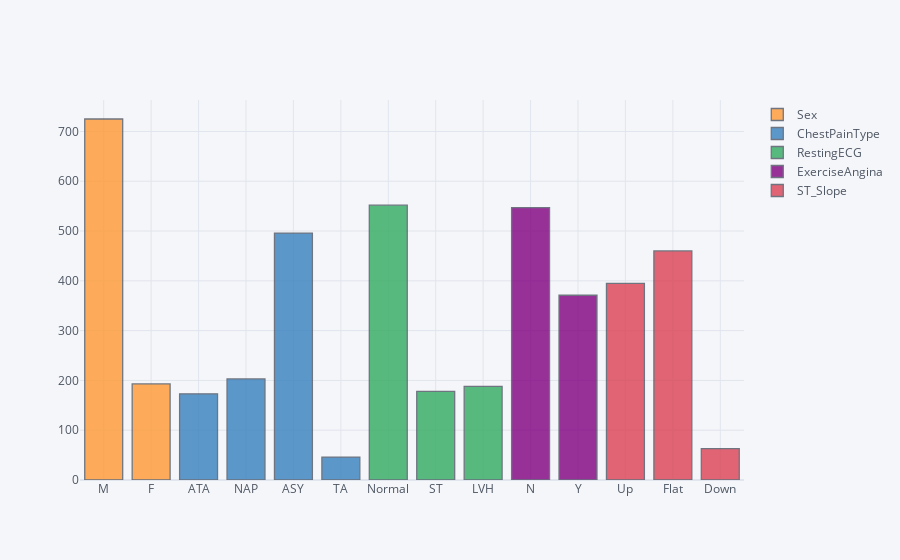

Notebook code cell kept with this figure:
### Code cell
df[categorical].iplot(kind='hist');

### Figure 1 — Plotly figure (JSON) as saved in the notebook; plotly's stock layout.template omitted (floating-point values rounded to 4 significant figures; data arrays with more than 128 entries replaced by an {"elided": "..."} marker saying what was removed)
{"data": [{"opacity": 0.8, "orientation": "v", "histnorm": "", "histfunc": "count", "marker": {"color": "rgba(255, 153, 51, 1.0)", "line": {"color": "#4D5663", "width": 1.3}}, "x": {"elided": "918 str values"}, "type": "histogram", "name": "Sex"}, {"opacity": 0.8, "orientation": "v", "histnorm": "", "histfunc": "count", "marker": {"color": "rgba(55, 128, 191, 1.0)", "line": {"color": "#4D5663", "width": 1.3}}, "x": {"elided": "918 str values"}, "type": "histogram", "name": "ChestPainType"}, {"opacity": 0.8, "orientation": "v", "histnorm": "", "histfunc": "count", "marker": {"color": "rgba(50, 171, 96, 1.0)", "line": {"color": "#4D5663", "width": 1.3}}, "x": {"elided": "918 str values"}, "type": "histogram", "name": "RestingECG"}, {"opacity": 0.8, "orientation": "v", "histnorm": "", "histfunc": "count", "marker": {"color": "rgba(128, 0, 128, 1.0)", "line": {"color": "#4D5663", "width": 1.3}}, "x": {"elided": "918 str values"}, "type": "histogram", "name": "ExerciseAngina"}, {"opacity": 0.8, "orientation": "v", "histnorm": "", "histfunc": "count", "marker": {"color": "rgba(219, 64, 82, 1.0)", "line": {"color": "#4D5663", "width": 1.3}}, "x": {"elided": "918 str values"}, "type": "histogram", "name": "ST_Slope"}], "layout": {"xaxis": {"tickfont": {"color": "#4D5663"}, "zerolinecolor": "#E1E5ED", "title": {"text": "", "font": {"color": "#4D5663"}}, "gridcolor": "#E1E5ED", "showgrid": true}, "title": {"font": {"color": "#4D5663"}}, "paper_bgcolor": "#F5F6F9", "plot_bgcolor": "#F5F6F9", "yaxis": {"tickfont": {"color": "#4D5663"}, "zerolinecolor": "#E1E5ED", "title": {"text": "", "font": {"color": "#4D5663"}}, "gridcolor": "#E1E5ED", "showgrid": true}, "barmode": "overlay", "legend": {"bgcolor": "#F5F6F9", "font": {"color": "#4D5663"}}}}
